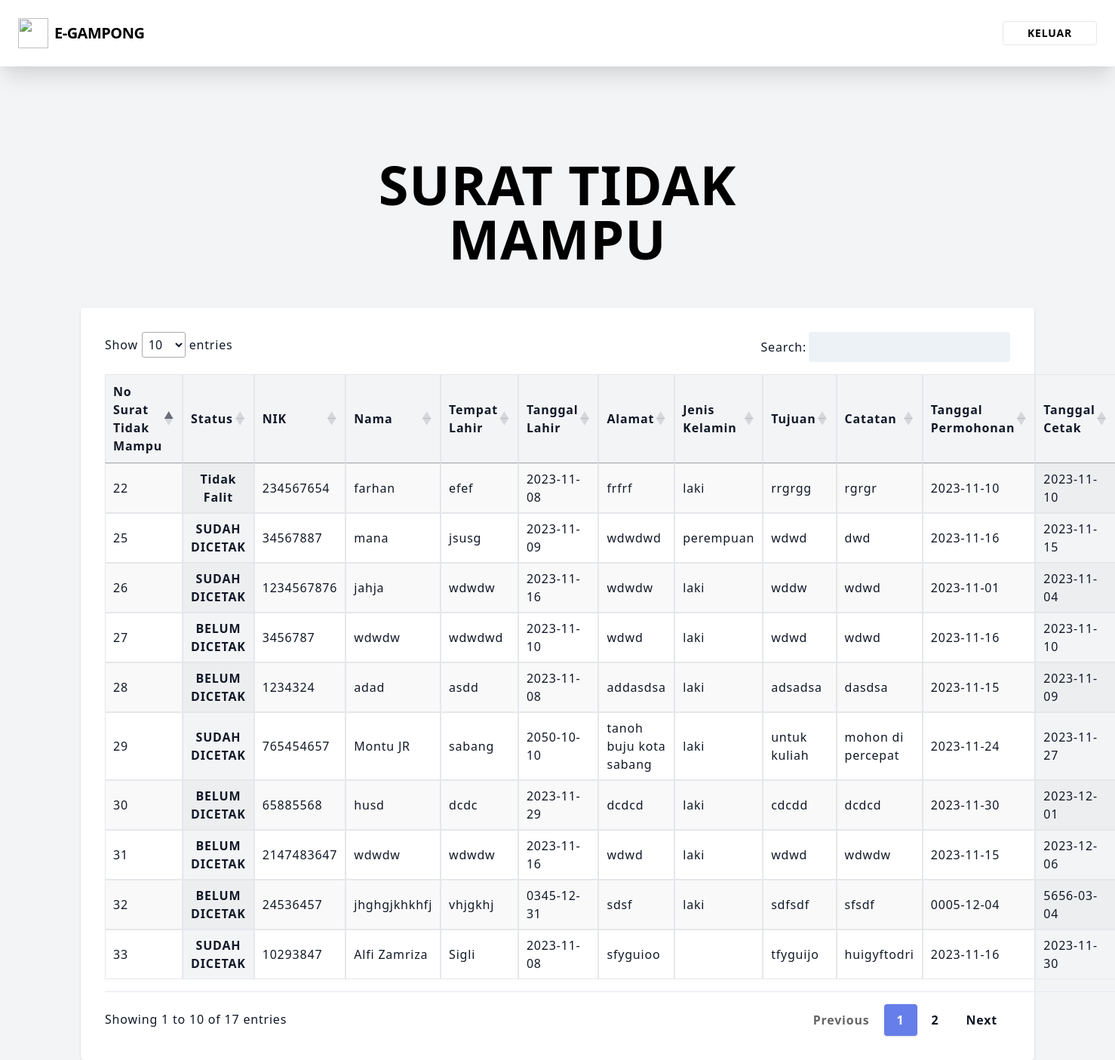
Page /status_stm.php (signed in) on the committed database.
### tables this page shows
CREATE TABLE `surat_tidak_mampu` (
  `No_Surat_Tidak_Mampu` int(5) NOT NULL,
  `NIK` int(16) NOT NULL,
  `Nama` varchar(30) NOT NULL,
  `Tempat_Lahir` varchar(20) NOT NULL,
  `Tanggal_Lahir` date NOT NULL,
  `Alamat` text NOT NULL,
  `JK` varchar(10) NOT NULL,
  `Tujuan` varchar(100) NOT NULL,
  `Catatan` text NOT NULL,
  `Tgl_permohonan` date NOT NULL,
  `Tgl_cetak` date NOT NULL,
  `id_user` int(11) NOT NULL,
  `status` int(11) NOT NULL
);

### src/status_stm.php (the view, shortened to what this page needs)
<?php
$servername = "localhost";
$username = "root";
$password = "";
$database = "egampong";
$conn = new mysqli($servername, $username, $password, $database);
$query_surat_tidak_mampu = "SELECT * FROM surat_tidak_mampu";
$result_surat_tidak_mampu = $conn->query($query_surat_tidak_mampu);
?>
<!DOCTYPE html>
<html lang="en" class="antialiased">
<head>
    <link href="https://unpkg.com/tailwindcss@2.2.19/dist/tailwind.min.css" rel=" stylesheet">
    <link href="https://cdn.datatables.net/1.10.19/css/jquery.dataTables.min.css" rel="stylesheet">
    <link href="https://cdn.datatables.net/responsive/2.2.3/css/responsive.dataTables.min.css" rel="stylesheet">
</head>
<body class="bg-gray-100  tracking-wider leading-normal">
    <nav class="shadow-xl fixed top-0 left-0 right-0 flex items-center
            justify-between
            flex-wrap bg-white p-6">
        <a href="index_admin.php">
            <div class="flex items-center flex-shrink-0 text-teal-800
                        mr-6">
                <img src="Image/LOGO.png" class="fill-current h-10 w-10
                            mr-2" width="54" height="54" viewBox="0 0 54 54">
                <span class=" font-bold text-teal-800 text-xl tracking-tight">E-GAMPONG</span>
            </div>
        </a>
        <div>
            <a href="keluar.php" class="font-bold inline-block text-sm px-8
                    py-2
                    leading-none border rounded text-teal-800 border-teal-800
                    hover:border-transparent hover:text-black hover:bg-teal-800
                    mt-1 lg:mt-0">KELUAR</a>
        </div>
    </nav>
    <div>
        <div class="container w-full md:w-4/5 xl:w-3/5 mx-auto px-2">
            <div class="pt-28 ml-auto">
                <div class="lg:w-2/3 text-center mx-auto">
                    <h1 class="text-teal-800 font-bold
                            text-5xl md:text-6xl xl:text-7xl">SURAT TIDAK MAMPU</h1>
                </div>
            </div>
        </div>
    </div>
    <div class="bg-gray-100 text-gray-900 tracking-wider leading-normal mt-14 ">
        <div class="container w-full md:w-90/100 xl:w-80/100 mx-auto px-2 z">
            <div id='recipients' class="p-8 mt-6 lg:mt-0 rounded shadow
                bg-white">
                <table id="example" class="z-auto stripe hover mt-8" style="width:100%;
                    padding-top: 1em; padding-bottom: 1em;">
                    <thead>
                        <th class="border bg-gray-100 px-4 py-2">No Surat Tidak Mampu</th>
                        <th class="border bg-gray-100 px-4 py-2">Status</th>
                        <th class="border bg-gray-100 px-4 py-2">NIK</th>
                        <th class="border bg-gray-100 px-4 py-2">Nama</th>
                        <th class="border bg-gray-100 px-4 py-2">Tempat Lahir</th>
                        <th class="border bg-gray-100 px-4 py-2">Tanggal Lahir</th>
                        <th class="border bg-gray-100 px-4 py-2">Alamat</th>
                        <th class="border bg-gray-100 px-4 py-2">Jenis Kelamin</th>
                        <th class="border bg-gray-100 px-4 py-2">Tujuan</th>
                        <th class="border bg-gray-100 px-4 py-2">Catatan</th>
                        <th class="border bg-gray-100 px-4 py-2">Tanggal Permohonan</th>
                        <th class="border bg-gray-100 px-4 py-2">Tanggal Cetak</th>
                    </thead>
                    <tbody>
                        <?php
                        while ($row = $result_surat_tidak_mampu->fetch_assoc()) {
                            echo "<tr>";
                            echo "<td class='border px-4 py-2'>" . $row['No_Surat_Tidak_Mampu'] . "</td>";
                            if ($row['status'] == 0) {
                                echo "<th class='border bg-gray-100 px-4 py-2'>BELUM DICETAK</th>";
                            } elseif ($row['status'] == 1) {
                                echo "<th class='border bg-gray-100 px-4 py-2'>SUDAH DICETAK</th>";
                            } else {
                                echo "<th class='border bg-gray-100 px-4 py-2'>Tidak Falit</th>";
                            }
                            echo "<td class='border px-4 py-2'>" . $row['NIK'] . "</td>";
                            echo "<td class='border px-4 py-2'>" . $row['Nama'] . "</td>";
                            echo "<td class='border px-4 py-2'>" . $row['Tempat_Lahir'] . "</td>";
                            echo "<td class='border px-4 py-2'>" . $row['Tanggal_Lahir'] . "</td>";
                            echo "<td class='border px-4 py-2'>" . $row['Alamat'] . "</td>";
                            echo "<td class='border px-4 py-2'>" . $row['JK'] . "</td>";
                            echo "<td class='border px-4 py-2'>" . $row['Tujuan'] . "</td>";
                            echo "<td class='border px-4 py-2'>" . $row['Catatan'] . "</td>";
                            echo "<td class='border px-4 py-2'>" . $row['Tgl_permohonan'] . "</td>";
                            echo "<td class='border px-4 py-2'>" . $row['Tgl_cetak'] . "</td>";
                            echo "</tr>";
                        }
                        ?>
                    </tbody>
                </table>
            </div>
        </div>
    </div>
</body>
</html>

### src/status_stm.php (style rules this page uses)
nav { position: fixed; width: 100%; z-index: 1000; }
table.dataTable.no-footer { border-bottom: 1px solid #e2e8f0; margin-top: 0.75em; margin-bottom: 0.75em; }
body { padding-top: 6rem; }

### rows in the picture
surat_tidak_mampu: No_Surat_Tidak_Mampu "22", status "Tidak Falit", NIK "234567654", Nama "farhan", Tempat_Lahir "efef", Tanggal_Lahir "2023-11-08", Alamat "frfrf", JK "laki", Tujuan "rrgrgg", Catatan "rgrgr", Tgl_permohonan "2023-11-10", Tgl_cetak "2023-11-10"
surat_tidak_mampu: No_Surat_Tidak_Mampu "25", status "SUDAH DICETAK", NIK "34567887", Nama "mana", Tempat_Lahir "jsusg", Tanggal_Lahir "2023-11-09", Alamat "wdwdwd", JK "perempuan", Tujuan "wdwd", Catatan "dwd", Tgl_permohonan "2023-11-16", Tgl_cetak "2023-11-15"
surat_tidak_mampu: No_Surat_Tidak_Mampu "26", status "SUDAH DICETAK", NIK "1234567876", Nama "jahja", Tempat_Lahir "wdwdw", Tanggal_Lahir "2023-11-16", Alamat "wdwdw", JK "laki", Tujuan "wddw", Catatan "wdwd", Tgl_permohonan "2023-11-01", Tgl_cetak "2023-11-04"
surat_tidak_mampu: No_Surat_Tidak_Mampu "27", status "BELUM DICETAK", NIK "3456787", Nama "wdwdw", Tempat_Lahir "wdwdwd", Tanggal_Lahir "2023-11-10", Alamat "wdwd", JK "laki", Tujuan "wdwd", Catatan "wdwd", Tgl_permohonan "2023-11-16", Tgl_cetak "2023-11-10"
surat_tidak_mampu: No_Surat_Tidak_Mampu "28", status "BELUM DICETAK", NIK "1234324", Nama "adad", Tempat_Lahir "asdd", Tanggal_Lahir "2023-11-08", Alamat "addasdsa", JK "laki", Tujuan "adsadsa", Catatan "dasdsa", Tgl_permohonan "2023-11-15", Tgl_cetak "2023-11-09"
surat_tidak_mampu: No_Surat_Tidak_Mampu "29", status "SUDAH DICETAK", NIK "765454657", Nama "Montu JR", Tempat_Lahir "sabang", Tanggal_Lahir "2050-10-10", Alamat "tanoh buju kota sabang", JK "laki", Tujuan "untuk kuliah", Catatan "mohon di percepat", Tgl_permohonan "2023-11-24", Tgl_cetak "2023-11-27"
surat_tidak_mampu: No_Surat_Tidak_Mampu "30", status "BELUM DICETAK", NIK "65885568", Nama "husd", Tempat_Lahir "dcdc", Tanggal_Lahir "2023-11-29", Alamat "dcdcd", JK "laki", Tujuan "cdcdd", Catatan "dcdcd", Tgl_permohonan "2023-11-30", Tgl_cetak "2023-12-01"
surat_tidak_mampu: No_Surat_Tidak_Mampu "31", status "BELUM DICETAK", NIK "2147483647", Nama "wdwdw", Tempat_Lahir "wdwdw", Tanggal_Lahir "2023-11-16", Alamat "wdwd", JK "laki", Tujuan "wdwd", Catatan "wdwdw", Tgl_permohonan "2023-11-15", Tgl_cetak "2023-12-06"
surat_tidak_mampu: No_Surat_Tidak_Mampu "32", status "BELUM DICETAK", NIK "24536457", Nama "jhghgjkhkhfj", Tempat_Lahir "vhjgkhj", Tanggal_Lahir "0345-12-31", Alamat "sdsf", JK "laki", Tujuan "sdfsdf", Catatan "sfsdf", Tgl_permohonan "0005-12-04", Tgl_cetak "5656-03-04"
surat_tidak_mampu: No_Surat_Tidak_Mampu "33", status "SUDAH DICETAK", NIK "10293847", Nama "Alfi Zamriza", Tempat_Lahir "Sigli", Tanggal_Lahir "2023-11-08", Alamat "sfyguioo", Tujuan "tfyguijo", Catatan "huigyftodri", Tgl_permohonan "2023-11-16", Tgl_cetak "2023-11-30"
